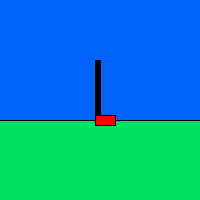
Frame 1 (no input)
Frame 60 (the mouse pressed at the canvas centre just before this capture): identical to frame 1, image omitted
Frame 120 (the mouse held since frame 60 and released just before this capture): identical to frame 1, image omitted

The Processing sketch that drew this single still picture (run headless with seeded random() and noise(); from frame 60 on, the mouse is pressed at the canvas centre):

// Processing sketch: processing_90295
// ── processing_90295.pde

int height = 115;
int timer=10;
 
void setup() {
  size(200, 200);
}
void draw() {
  if (keyPressed == true) {
    height = height - 1;
  }
 
  background (0, 100, 250);
  fill (0, 225, 100);
  rect(-5, 120, 230, 150);
  fill(0);
  rect(95, 60, 5, 65);
  fill (255, 0, 0);
  rect(95, height, 20, 10);
 
 
  if (height < 53) {
    fill(255);
    text("YOU WIN!!!!!", width / 2, 40);

  }
   
}
